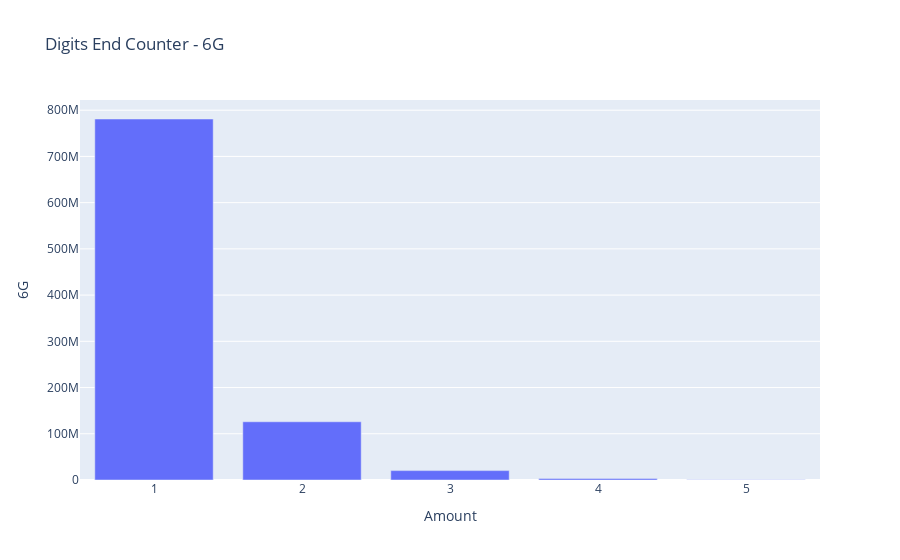

The notebook cell saved with this chart:
### Markdown cell above
Digits End Counter

### Code cell
fig = px.bar(df_DEC, x = 'Amount', y = '6G', labels = {'x': 'Ilośc wielkich liter w haśle', 'y':'Liczba haseł'}, title = 'Digits End Counter - 6G')
fig

### Figure 1 — Plotly figure (JSON) as saved in the notebook; plotly's stock layout.template omitted (floating-point values rounded to 4 significant figures)
{"data": [{"alignmentgroup": "True", "hovertemplate": "Amount=%{x}<br>6G=%{y}<extra></extra>", "legendgroup": "", "marker": {"color": "#636efa", "pattern": {"shape": ""}}, "name": "", "offsetgroup": "", "orientation": "v", "showlegend": false, "textposition": "auto", "type": "bar", "x": [1, 2, 3, 4, 5], "xaxis": "x", "y": [780962416, 125961680, 20317400, 3286000, 620000], "yaxis": "y"}], "layout": {"barmode": "relative", "legend": {"tracegroupgap": 0}, "title": {"text": "Digits End Counter - 6G"}, "xaxis": {"anchor": "y", "domain": [0, 1], "title": {"text": "Amount"}}, "yaxis": {"anchor": "x", "domain": [0, 1], "title": {"text": "6G"}}}}
